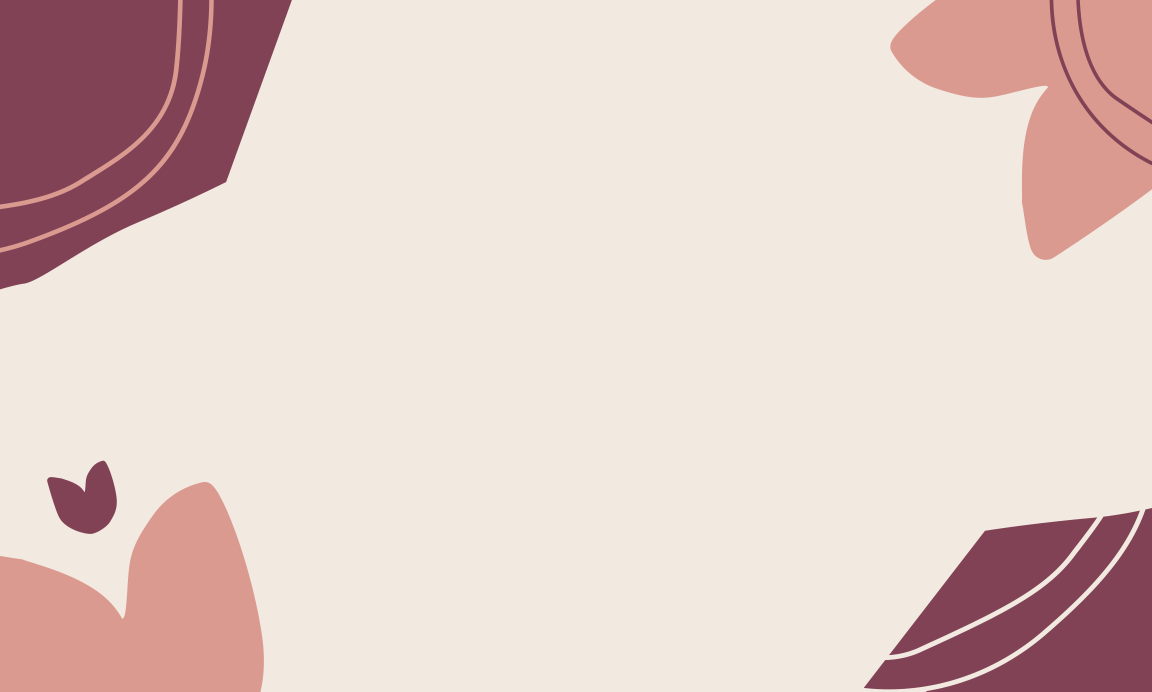
#> input picture banners/ban/ban1.png, 5760 x 3456 px, found by its file name (shown at 1/5 size)
$ python banner1.py   (older library calls are emulated)
#> lines starting #> are read from the running program, lines starting #| are printed output that depends on the picture
from PIL import Image,ImageDraw,ImageFont
import os
if not os.path.exists('banners/bannersave'):
    os.makedirs('banners/bannersave')
FONT_COLOR = "#000000"
temp = Image.open('banners/ban/ban1.png')
#> temp is the input picture: PIL image 5760x3456 RGBA; mean R, G, B, A 226, 204.9, 200, 255
WIDTH, HEIGHT = temp.size
#> WIDTH = 5760; HEIGHT = 3456
def make_banners1(org,event,venue,date,time):
#> called with org = 'Student Developers Student Clubs', event = 'Metathon', venue = 'Taal Kutir Convention', date = '28.12.2022', time = '09:30 a.m.'
    image_source = Image.open('banners/ban/ban1.png')
    draw = ImageDraw.Draw(image_source)
    org_width, org_height = draw.textsize(org)
#> org_width = 161; org_height = 12
    draw.text((1809,845), org, fill=FONT_COLOR,font=ImageFont.truetype("arial.ttf",200))
    event_width, event_height = draw.textsize(event)
#> event_width = 45; event_height = 10
    draw.text((2385,1373), event, fill=FONT_COLOR,font=ImageFont.truetype("arial.ttf",400))
    date_width, date_height = draw.textsize(date)
#> date_width = 52; date_height = 10
    draw.text((2958,2454), date, fill=FONT_COLOR,font=ImageFont.truetype("arial.ttf",80))
    venue_width, venue_height = draw.textsize(venue)
#> venue_width = 101; venue_height = 10
    draw.text((2608,2244),venue, fill=FONT_COLOR,font=ImageFont.truetype("arial.ttf",115))
    time_width, time_height = draw.textsize(time)
#> time_width = 46; time_height = 10
    draw.text((2968,2574),time, fill=FONT_COLOR,font=ImageFont.truetype("arial.ttf",80))
    image_source.save('banners/bannersave/banner.png', format='PNG')
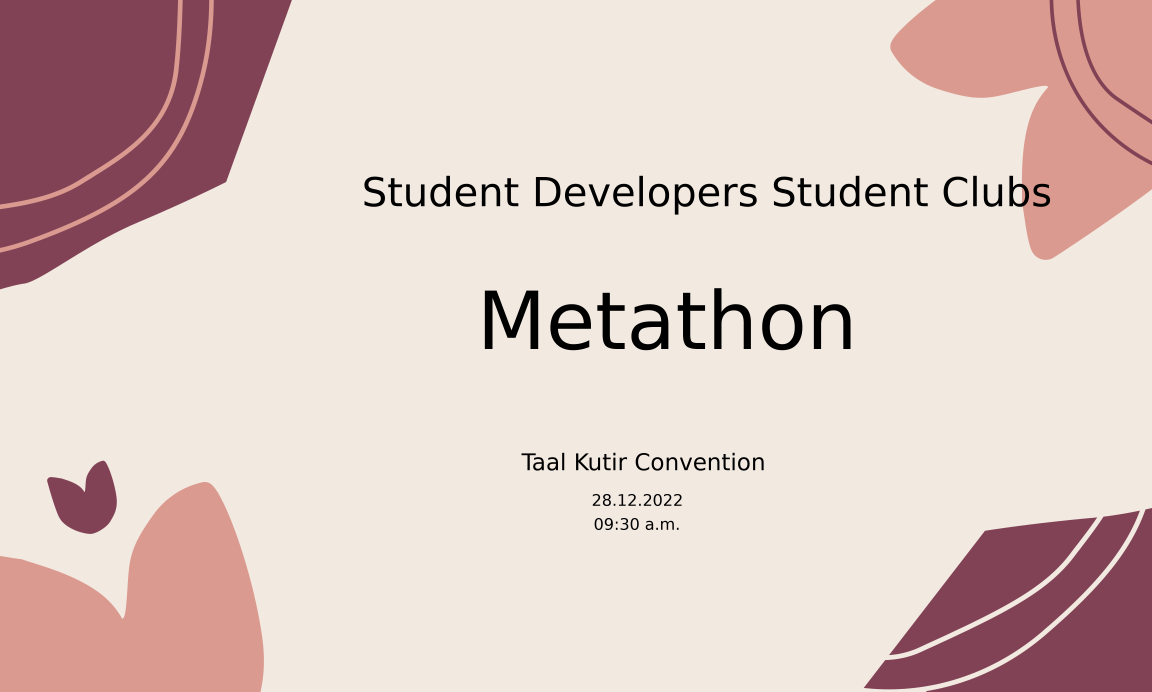
#> saved as banner.png: PIL image 5760x3456 RGBA (shown at 1/5 size); mean R, G, B, A 221.7, 200.7, 196, 255

if __name__ == "__main__":
    names = ["Soham Chakraborty", "Kaustav Giri", "Pritha Saha","Ujjaini Ray"]
    event = "Metathon"
    date = "28.12.2022"
    venue = "Taal Kutir Convention"
    org = "Student Developers Student Clubs"
    phone = "9800910906"
    email = "prithasaha19@gmail.com"
    time = "09:30 a.m."
    make_banners1(org,event,venue,date,time)
    print("Banners done.")

$ run again, with banners/ban/ban2.png copied over banners/ban/ban1.png
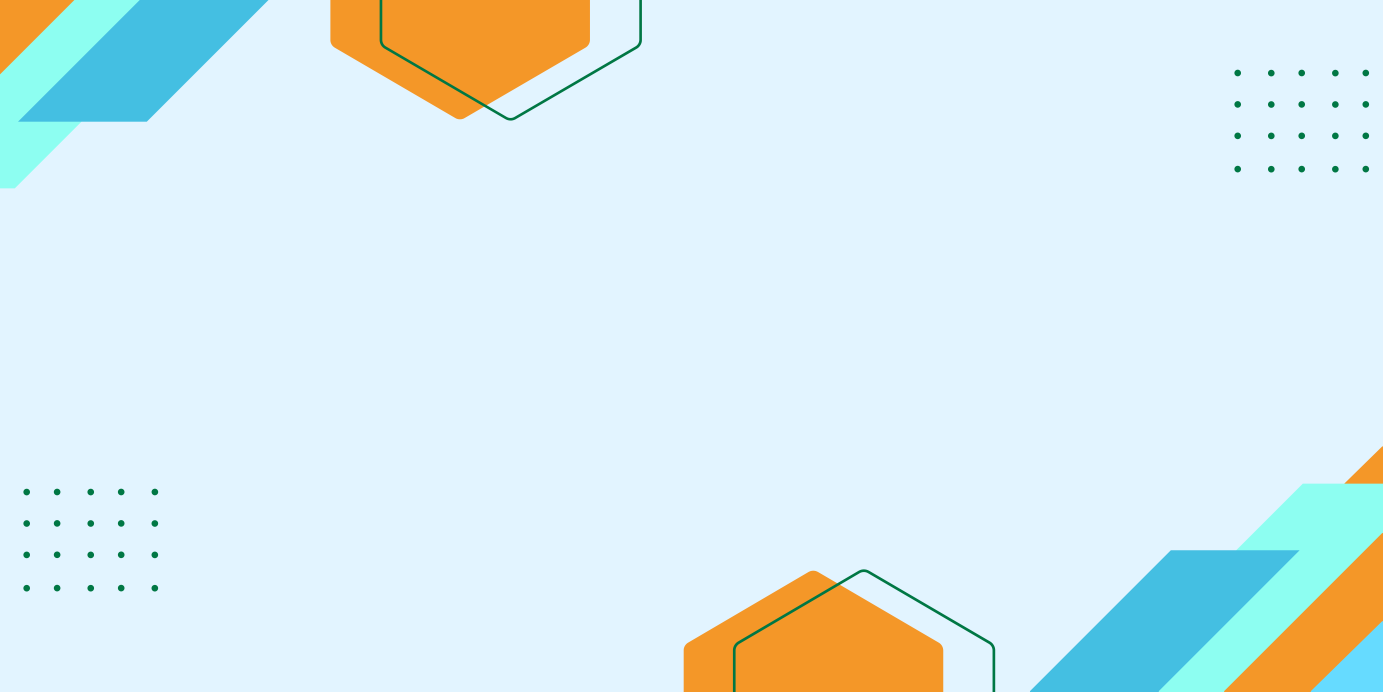
#> input picture banners/ban/ban2.png, 6912 x 3456 px, found by its file name (shown at 1/5 size)
#> temp is the input picture: PIL image 6912x3456 RGBA; mean R, G, B, A 218, 236.4, 240.3, 255
#> org_width = 161; org_height = 12
#> event_width = 45; event_height = 10
#> date_width = 52; date_height = 10
#> venue_width = 101; venue_height = 10
#> time_width = 46; time_height = 10
#> in make_banners1, `image_source.save('banners/bannersave/banner.png', format='PNG')`:
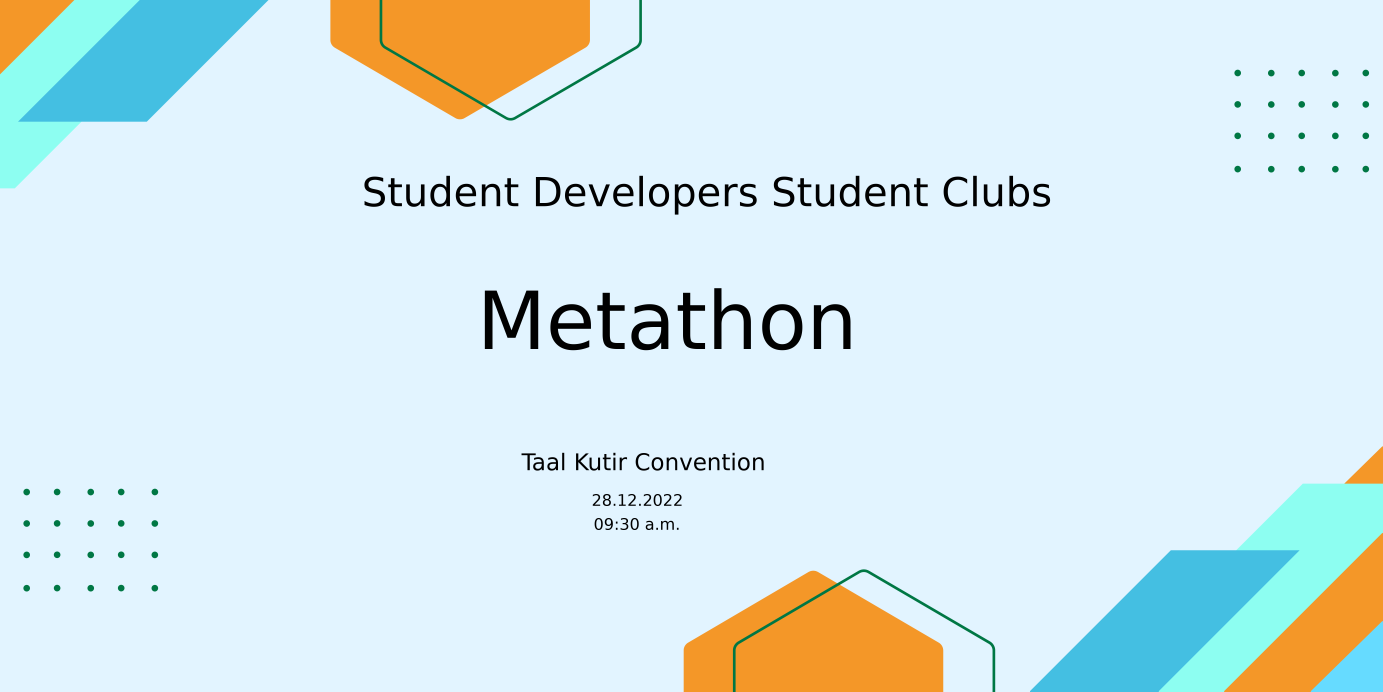
#> saved as banner.png: PIL image 6912x3456 RGBA (shown at 1/5 size); mean R, G, B, A 214.6, 232.8, 236.6, 255
